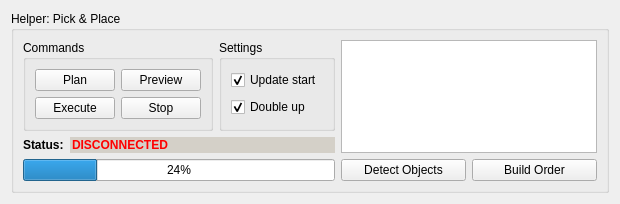
           <widget class="QWidget" name="pick_place_page">
            <layout class="QGridLayout" name="gridLayout_28">
             <item row="0" column="0">
              <widget class="QGroupBox" name="groupBox_27">
               <property name="title">
                <string>Helper: Pick &amp;&amp; Place</string>
               </property>
               <property name="flat">
                <bool>false</bool>
               </property>
               <layout class="QGridLayout" name="gridLayout_40">
                <property name="topMargin">
                 <number>9</number>
                </property>
                <item row="2" column="0" colspan="2">
                 <layout class="QGridLayout" name="gridLayout_23">
                  <item row="0" column="0">
                   <widget class="QLabel" name="label_22">
                    <property name="sizePolicy">
                     <sizepolicy hsizetype="Preferred" vsizetype="Preferred">
                      <horstretch>0</horstretch>
                      <verstretch>0</verstretch>
                     </sizepolicy>
                    </property>
                    <property name="font">
                     <font>
                      <weight>75</weight>
                      <bold>true</bold>
                     </font>
                    </property>
                    <property name="text">
                     <string>Status:</string>
                    </property>
                   </widget>
                  </item>
                  <item row="0" column="1">
                   <widget class="QLineEdit" name="lineEdit_4">
                    <property name="font">
                     <font>
                      <weight>75</weight>
                      <bold>true</bold>
                     </font>
                    </property>
                    <property name="autoFillBackground">
                     <bool>false</bool>
                    </property>
                    <property name="styleSheet">
                     <string notr="true">color: rgb(255, 0, 0);
background-color: rgb(212, 208, 200);</string>
                    </property>
                    <property name="text">
                     <string>DISCONNECTED</string>
                    </property>
                    <property name="frame">
                     <bool>false</bool>
                    </property>
                    <property name="readOnly">
                     <bool>true</bool>
                    </property>
                   </widget>
                  </item>
                  <item row="1" column="0" colspan="2">
                   <widget class="QProgressBar" name="progressBar">
                    <property name="value">
                     <number>24</number>
                    </property>
                   </widget>
                  </item>
                 </layout>
                </item>
                <item row="1" column="1">
                 <widget class="QGroupBox" name="groupBox_31">
                  <property name="title">
                   <string>Settings</string>
                  </property>
                  <layout class="QGridLayout" name="gridLayout_41">
                   <item row="0" column="0">
                    <widget class="QCheckBox" name="checkBox_5">
                     <property name="text">
                      <string>Update start</string>
                     </property>
                     <property name="checked">
                      <bool>true</bool>
                     </property>
                    </widget>
                   </item>
                   <item row="1" column="0">
                    <widget class="QCheckBox" name="checkBox_6">
                     <property name="text">
                      <string>Double up</string>
                     </property>
                     <property name="checked">
                      <bool>true</bool>
                     </property>
                    </widget>
                   </item>
                  </layout>
                 </widget>
                </item>
                <item row="1" column="0">
                 <widget class="QGroupBox" name="groupBox_30">
                  <property name="title">
                   <string>Commands</string>
                  </property>
                  <layout class="QGridLayout" name="gridLayout_44">
                   <item row="0" column="0">
                    <widget class="QPushButton" name="pushButton_8">
                     <property name="text">
                      <string>Plan</string>
                     </property>
                    </widget>
                   </item>
                   <item row="0" column="1">
                    <widget class="QPushButton" name="pushButton_10">
                     <property name="text">
                      <string>Preview</string>
                     </property>
                    </widget>
                   </item>
                   <item row="1" column="0">
                    <widget class="QPushButton" name="pushButton_9">
                     <property name="text">
                      <string>Execute</string>
                     </property>
                    </widget>
                   </item>
                   <item row="1" column="1">
                    <widget class="QPushButton" name="pushButton_11">
                     <property name="text">
                      <string>Stop</string>
                     </property>
                    </widget>
                   </item>
                  </layout>
                 </widget>
                </item>
                <item row="1" column="2" rowspan="2">
                 <layout class="QGridLayout" name="gridLayout_42">
                  <item row="1" column="0">
                   <widget class="QPushButton" name="pushButton_6">
                    <property name="text">
                     <string>Detect Objects</string>
                    </property>
                   </widget>
                  </item>
                  <item row="1" column="1">
                   <widget class="QPushButton" name="pushButton_7">
                    <property name="text">
                     <string>Build Order</string>
                    </property>
                   </widget>
                  </item>
                  <item row="0" column="0" colspan="2">
                   <widget class="QTableWidget" name="bin_contents_table_widget">
                    <property name="sizePolicy">
                     <sizepolicy hsizetype="Expanding" vsizetype="Ignored">
                      <horstretch>0</horstretch>
                      <verstretch>0</verstretch>
                     </sizepolicy>
                    </property>
                    <property name="verticalScrollBarPolicy">
                     <enum>Qt::ScrollBarAsNeeded</enum>
                    </property>
                    <property name="horizontalScrollBarPolicy">
                     <enum>Qt::ScrollBarAlwaysOff</enum>
                    </property>
                    <property name="autoScroll">
                     <bool>true</bool>
                    </property>
                    <property name="editTriggers">
                     <set>QAbstractItemView::NoEditTriggers</set>
                    </property>
                    <property name="selectionMode">
                     <enum>QAbstractItemView::SingleSelection</enum>
                    </property>
                    <property name="selectionBehavior">
                     <enum>QAbstractItemView::SelectRows</enum>
                    </property>
                    <property name="verticalScrollMode">
                     <enum>QAbstractItemView::ScrollPerPixel</enum>
                    </property>
                    <property name="horizontalScrollMode">
                     <enum>QAbstractItemView::ScrollPerPixel</enum>
                    </property>
                    <property name="wordWrap">
                     <bool>false</bool>
                    </property>
                    <attribute name="horizontalHeaderVisible">
                     <bool>false</bool>
                    </attribute>
                    <attribute name="horizontalHeaderDefaultSectionSize">
                     <number>50</number>
                    </attribute>
                    <attribute name="horizontalHeaderStretchLastSection">
                     <bool>true</bool>
                    </attribute>
                    <attribute name="verticalHeaderVisible">
                     <bool>false</bool>
                    </attribute>
                   </widget>
                  </item>
                 </layout>
                </item>
               </layout>
              </widget>
             </item>
            </layout>
           </widget>
